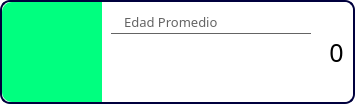
                        <widget class="QFrame" name="frame_edadprom">
                         <property name="minimumSize">
                          <size>
                           <width>0</width>
                           <height>104</height>
                          </size>
                         </property>
                         <property name="maximumSize">
                          <size>
                           <width>16777215</width>
                           <height>104</height>
                          </size>
                         </property>
                         <property name="styleSheet">
                          <string notr="true">background-color: rgb(255, 255, 255);
border: 2px solid rgb(0, 0, 61);
border-radius: 10px;</string>
                         </property>
                         <property name="frameShape">
                          <enum>QFrame::StyledPanel</enum>
                         </property>
                         <property name="frameShadow">
                          <enum>QFrame::Raised</enum>
                         </property>
                         <layout class="QHBoxLayout" name="horizontalLayout_41">
                          <property name="spacing">
                           <number>0</number>
                          </property>
                          <property name="leftMargin">
                           <number>0</number>
                          </property>
                          <property name="topMargin">
                           <number>0</number>
                          </property>
                          <property name="rightMargin">
                           <number>0</number>
                          </property>
                          <property name="bottomMargin">
                           <number>0</number>
                          </property>
                          <item>
                           <widget class="QLabel" name="label_edadprom_icono">
                            <property name="minimumSize">
                             <size>
                              <width>100</width>
                              <height>100</height>
                             </size>
                            </property>
                            <property name="maximumSize">
                             <size>
                              <width>100</width>
                              <height>100</height>
                             </size>
                            </property>
                            <property name="font">
                             <font>
                              <family>Circular Std</family>
                              <pointsize>10</pointsize>
                             </font>
                            </property>
                            <property name="styleSheet">
                             <string notr="true">border: none;
border-radius: 0px;
border-top-left-radius: 10px;
border-bottom-left-radius: 10px;
background-color: rgb(0, 255, 127);
padding: 10px;</string>
                            </property>
                            <property name="text">
                             <string/>
                            </property>
                            <property name="pixmap">
                             <pixmap>:/icons/age-group.png</pixmap>
                            </property>
                            <property name="scaledContents">
                             <bool>false</bool>
                            </property>
                            <property name="alignment">
                             <set>Qt::AlignCenter</set>
                            </property>
                           </widget>
                          </item>
                          <item alignment="Qt::AlignTop">
                           <widget class="QFrame" name="frame_edadprom_titulo">
                            <property name="styleSheet">
                             <string notr="true">border: none;</string>
                            </property>
                            <property name="frameShape">
                             <enum>QFrame::StyledPanel</enum>
                            </property>
                            <property name="frameShadow">
                             <enum>QFrame::Raised</enum>
                            </property>
                            <layout class="QVBoxLayout" name="verticalLayout_70">
                             <item>
                              <widget class="QLabel" name="label_edadprom_titulo">
                               <property name="minimumSize">
                                <size>
                                 <width>200</width>
                                 <height>23</height>
                                </size>
                               </property>
                               <property name="maximumSize">
                                <size>
                                 <width>200</width>
                                 <height>23</height>
                                </size>
                               </property>
                               <property name="font">
                                <font>
                                 <family>Circular Std</family>
                                 <pointsize>10</pointsize>
                                </font>
                               </property>
                               <property name="styleSheet">
                                <string notr="true">border: none;
border-radius: none;
border-bottom: 1px solid rgb(100, 100, 100);
color: rgb(100, 100, 100);</string>
                               </property>
                               <property name="text">
                                <string>   Edad Promedio</string>
                               </property>
                              </widget>
                             </item>
                            </layout>
                           </widget>
                          </item>
                          <item>
                           <widget class="QFrame" name="frame_edadprom_num">
                            <property name="styleSheet">
                             <string notr="true">border: none;</string>
                            </property>
                            <property name="frameShape">
                             <enum>QFrame::StyledPanel</enum>
                            </property>
                            <property name="frameShadow">
                             <enum>QFrame::Raised</enum>
                            </property>
                            <layout class="QVBoxLayout" name="verticalLayout_69">
                             <item>
                              <widget class="QLabel" name="lbl_edad_promedio">
                               <property name="minimumSize">
                                <size>
                                 <width>0</width>
                                 <height>30</height>
                                </size>
                               </property>
                               <property name="maximumSize">
                                <size>
                                 <width>16777215</width>
                                 <height>30</height>
                                </size>
                               </property>
                               <property name="font">
                                <font>
                                 <family>Circular Std</family>
                                 <pointsize>19</pointsize>
                                </font>
                               </property>
                               <property name="styleSheet">
                                <string notr="true">border: none;</string>
                               </property>
                               <property name="text">
                                <string>0</string>
                               </property>
                               <property name="alignment">
                                <set>Qt::AlignCenter</set>
                               </property>
                              </widget>
                             </item>
                            </layout>
                           </widget>
                          </item>
                         </layout>
                        </widget>
